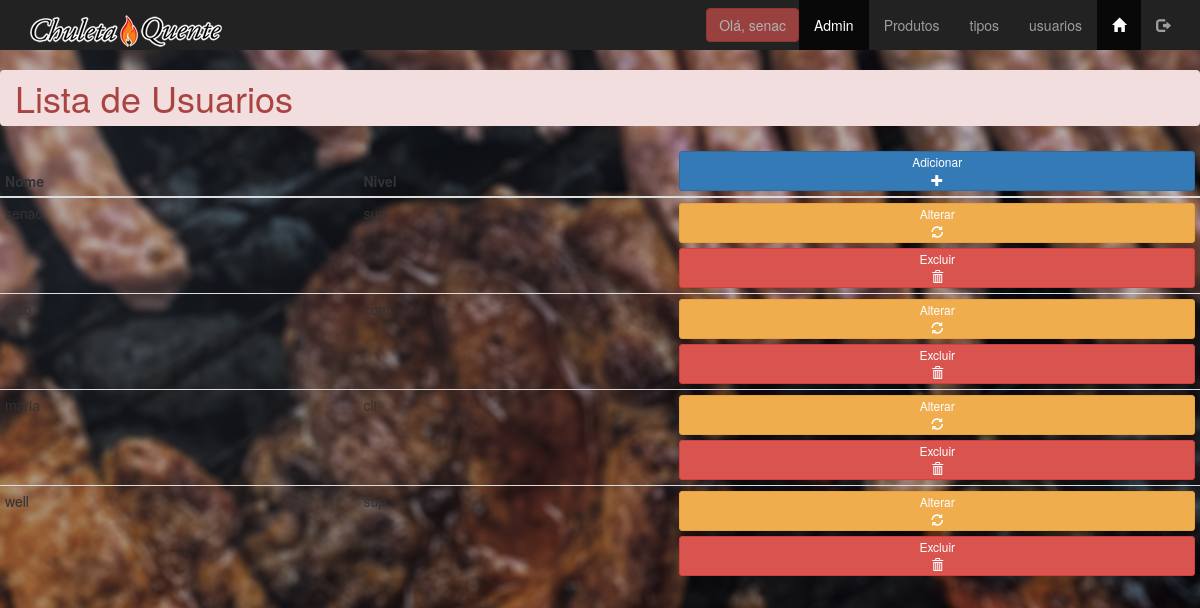
The app's page /admin/usuarios_lista.php (signed in) with its own data.
### tables this page shows
create table tbusuarios(
id_usuario int(11) not null,
login_usuario varchar(30) not null unique,
senha_usuario varchar(8) not null,
nivel_usuario enum('sup','com','cli') not null
);

### admin/usuarios_lista.php (the view, shortened to what this page needs)
<?php
include('../connections/conn.php');
$consulta = " select*from tbusuarios";
$lista = $conn->query($consulta);
$linha = $lista->fetch_assoc();
?>
<!DOCTYPE html>
<html lang="pt-BR">
<head>
    <link rel="stylesheet" href="../css/bootstrap.min.css" type="text/css" >
    <link rel="stylesheet" href="../css/meu_estilo.css" type="text/css" >
</head>
<body class="fundofixo" >
<?php include('menu_adm.php')?>
    <main>
        <h1 class="breadcrumb alert-danger" > Lista de Usuarios </h1>
        <table class="table table table-condensed table-hover tbopacidade">
            <thead>
                <th >Nome</th>
                <th >Nivel</th>
                <th>
                    <a href="usuarios_inserir.php" class="btn btn-block btn-primary btn-xs">
                        <span class="hidden-xs" >Adicionar<br></span>
                        <span class="glyphicon glyphicon-plus" aria-hidden="true" ></span>
                    </a>
                </th>
            </thead>
            <tbody>
                <?php do {?>
                <tr>
                    <td>
                        <span class="" ><?php echo$linha['login_usuario'];?></span>
                    </td>
                    <td>
                        <?php echo $linha['nivel_usuario'];?>
                    </td>
                    <td>
                        <a href="usuario_atualiza.php?id_usuario=<?php echo $linha['id_usuario']?>" class="btn btn-warning btn-block btn-xs">
                            <span class="hidden-xs" > Alterar <br></span>
                            <span class="glyphicon glyphicon-refresh" aria-hidden="true" ></span>
                        </a>
                        <button class="btn btn-danger btn-block btn-xs delete"
                                role="button"
                                data-nome="<?php echo $linha['login_usuario'];?>"
                                data-id="<?php echo $linha['id_usuario'];?>">
                        <span class="hidden-xs" > Excluir <br> </span>
                        <span class="glyphicon glyphicon-trash" aria-hidden="true" ></span>
                        </button>
                    </td>
                </tr>
                <?php }while ($linha = $lista->fetch_assoc()); ?>
            </tbody>
        </table>
    </main>
</body>
</html>

### css/meu_estilo.css (style rules this page uses)
.fundofixo { background: url(../images/churras_do_bom.jpg) no-repeat fixed; -webkit-background-size:cover; background-size: cover; }

### records on screen
tbusuarios: login_usuario "senac", nivel_usuario "sup"
tbusuarios: login_usuario "joao"
tbusuarios: login_usuario "maria", nivel_usuario "cli"
tbusuarios: login_usuario "well", nivel_usuario "sup"

### other values on screen
$_SESSION['login_usuario'] "senac"
